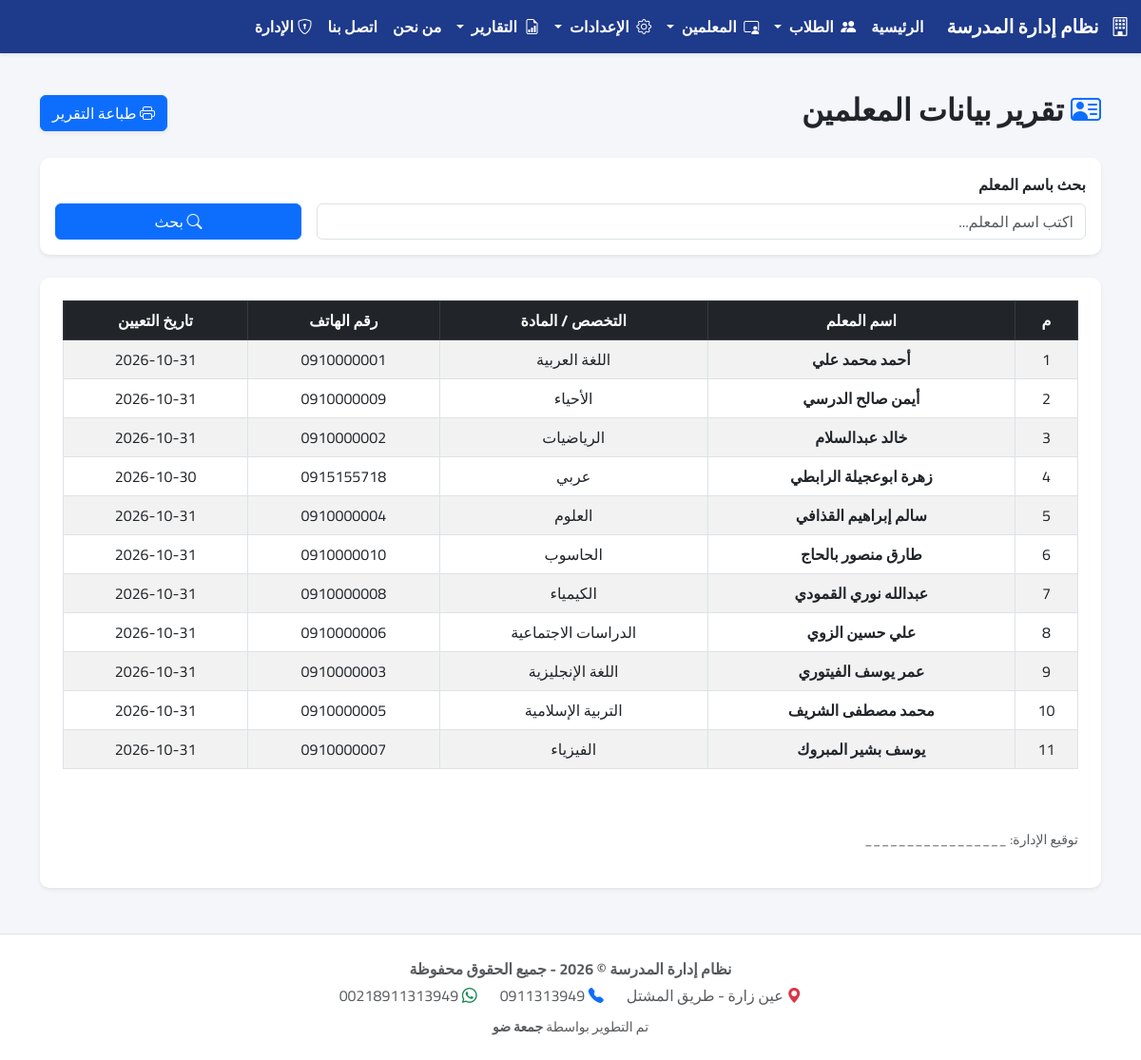
The page /reports/teachers-data/ on the database its author committed.
### academics/models.py (models this page shows, shortened)
class Teacher(models.Model):
    name = models.CharField(max_length=150, verbose_name="اسم المعلم")
    subject = models.CharField(max_length=100, verbose_name="التخصص/المادة")
    phone = models.CharField(max_length=20, verbose_name="رقم الهاتف", blank=True, null=True)
    bank_name = models.CharField(max_length=100, verbose_name="اسم المصرف", blank=True, null=True)
    bank_branch = models.CharField(max_length=100, verbose_name="الفرع", blank=True, null=True)
    account_number = models.CharField(max_length=50, verbose_name="رقم الحساب", blank=True, null=True)
    bank_account = models.CharField(max_length=50, verbose_name="رقم الآيبان (IBAN)", blank=True, null=True)
    account_holder = models.CharField(max_length=150, verbose_name="اسم صاحب الحساب (الرباعي)", blank=True, null=True)
    is_active = models.BooleanField(default=True, verbose_name="نشط")
    created_at = models.DateTimeField(auto_now_add=True, verbose_name="تاريخ التعيين", null=True, blank=True)
    class Meta:
        verbose_name = "معلم"
        verbose_name_plural = "المعلمين"

### academics/views.py (the view)
# urls.py: path('reports/teachers-data/', TeacherDataReportView.as_view(), name='teacher_data_report'),
class TeacherDataReportView(TemplateView):
    template_name = 'academics/teacher_data_report.html'
    def get_context_data(self, **kwargs):
        context = super().get_context_data(**kwargs)
        try:
            teachers = Teacher.objects.filter(is_active=True).order_by('name')
            context.update({
                'teachers': teachers,
                'today': timezone.now(),
            })
        except Exception as e:
            messages.error(self.request, f"حدث خطأ: {str(e)}")
            context.update({'teachers': [], 'today': timezone.now()})
        return context

### templates/academics/teacher_data_report.html (shortened to what this page needs)
{% extends 'base.html' %}
{% block content %}
<div class="d-flex flex-column flex-sm-row justify-content-between align-items-sm-center mb-4 mt-3 gap-3 no-print">
    <h2 class="fw-bold text-dark"><i class="bi bi-person-vcard text-primary"></i> تقرير بيانات المعلمين</h2>
    <button onclick="window.print()" class="btn btn-primary shadow-sm"><i class="bi bi-printer"></i> طباعة التقرير</button>
</div>
<div class="card shadow-sm border-0 mb-4 no-print">
    <div class="card-body">
        <form method="GET" class="row g-3 align-items-end">
            <div class="col-md-9">
                <label class="form-label fw-bold">بحث باسم المعلم</label>
                <input type="text" name="q" class="form-control" value="{{ search_query }}" placeholder="اكتب اسم المعلم...">
            </div>
            <div class="col-md-3">
                <button type="submit" class="btn btn-primary w-100"><i class="bi bi-search"></i> بحث</button>
            </div>
        </form>
    </div>
</div>
<div class="card shadow-sm border-0 p-4">
    <div class="table-responsive">
        <table class="table table-bordered table-striped text-center align-middle">
            <thead class="table-dark">
                <tr>
                    <th>م</th>
                    <th>اسم المعلم</th>
                    <th>التخصص / المادة</th>
                    <th>رقم الهاتف</th>
                    <th>تاريخ التعيين</th>
                </tr>
            </thead>
            <tbody>
                {% for teacher in teachers %}
                <tr>
                    <td>{{ forloop.counter }}</td>
                    <td class="fw-bold">{{ teacher.name|default:"غير محدد" }}</td>
                    <td>{{ teacher.subject|default:"-" }}</td>
                    <td>{{ teacher.phone|default:"-" }}</td>
                    <td>{{ teacher.created_at|date:"Y-m-d" }}</td>
                </tr>
                {% empty %}
                <tr>
                    <td colspan="5" class="text-muted py-4">لا يوجد معلمين مسجلين تطابق بحثك.</td>
                </tr>
                {% endfor %}
            </tbody>
        </table>
    </div>
    <div class="mt-5 text-start">
        <p class="small text-muted">توقيع الإدارة: _________________</p>
    </div>
</div>
{% endblock %}

### templates/base.html (style rules this page uses)
body { font-family: 'Cairo', sans-serif; background-color: #f4f6f9; min-height: 100vh; display: flex; flex-direction: column; }
.card { border-radius: 10px; }

### rows shown on the page
Teacher: name "أحمد محمد علي", subject "اللغة العربية", phone "0910000001", created_at "2026-10-31"
Teacher: name "أيمن صالح الدرسي", subject "الأحياء", phone "0910000009", created_at "2026-10-31"
Teacher: name "خالد عبدالسلام", subject "الرياضيات", phone "0910000002", created_at "2026-10-31"
Teacher: name "زهرة ابوعجيلة الرابطي", subject "عربي", phone "0915155718", created_at "2026-10-30"
Teacher: name "سالم إبراهيم القذافي", subject "العلوم", phone "0910000004", created_at "2026-10-31"
Teacher: name "طارق منصور بالحاج", subject "الحاسوب", phone "0910000010", created_at "2026-10-31"
Teacher: name "عبدالله نوري القمودي", subject "الكيمياء", phone "0910000008", created_at "2026-10-31"
Teacher: name "علي حسين الزوي", subject "الدراسات الاجتماعية", phone "0910000006", created_at "2026-10-31"
Teacher: name "عمر يوسف الفيتوري", subject "اللغة الإنجليزية", phone "0910000003", created_at "2026-10-31"
Teacher: name "محمد مصطفى الشريف", subject "التربية الإسلامية", phone "0910000005", created_at "2026-10-31"
Teacher: name "يوسف بشير المبروك", subject "الفيزياء", phone "0910000007", created_at "2026-10-31"
